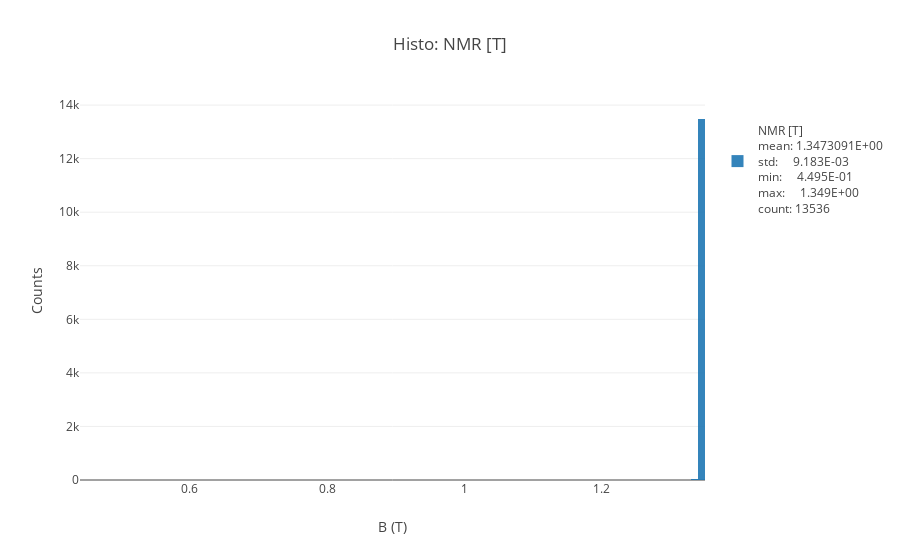
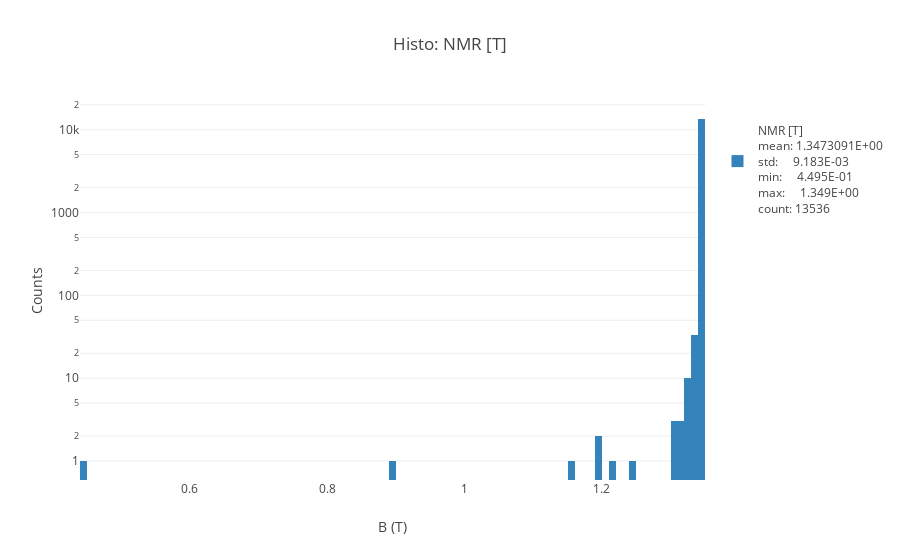

Source (notebook cell) for these figures, in order:
### Code cell
fig = histo(df_g['NMR [T]'],bins=100, inline=True)
fig = histo(df_g['NMR [T]'],bins=100,yscale='log', inline=True)

### Figure 1 — Plotly figure (JSON) as saved in the notebook; plotly's stock layout.template omitted (floating-point values rounded to 4 significant figures; data arrays with more than 128 entries replaced by an {"elided": "..."} marker saying what was removed)
{"data": [{"name": "<br>NMR [T]<br>mean: 1.3473091E+00<br>std:     9.183E-03<br>min:     4.495E-01<br>max:     1.349E+00<br>count: 13536", "nbinsx": 100, "opacity": 0.9, "type": "histogram", "uid": "f1572ab7-8b78-46f7-9c44-e2efaf935c81", "x": {"elided": "13536 float values"}}], "layout": {"barmode": "overlay", "showlegend": true, "title": "Histo: NMR [T]", "xaxis": {"title": "B (T)"}, "yaxis": {"autorange": true, "title": "Counts", "type": "linear"}}}

### Figure 2 — Plotly figure (JSON) as saved in the notebook; plotly's stock layout.template omitted (floating-point values rounded to 4 significant figures; data arrays with more than 128 entries replaced by an {"elided": "..."} marker saying what was removed)
{"data": [{"name": "<br>NMR [T]<br>mean: 1.3473091E+00<br>std:     9.183E-03<br>min:     4.495E-01<br>max:     1.349E+00<br>count: 13536", "nbinsx": 100, "opacity": 0.9, "type": "histogram", "uid": "ce23cfd1-cc7b-40e4-8633-a2a209ac75f5", "x": {"elided": "13536 float values"}}], "layout": {"barmode": "overlay", "showlegend": true, "title": "Histo: NMR [T]", "xaxis": {"title": "B (T)"}, "yaxis": {"autorange": true, "title": "Counts", "type": "log"}}}
